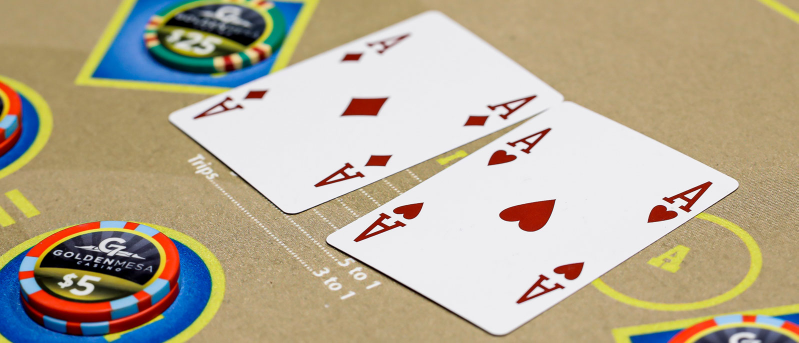
#> input picture opencv01/res/cards.jpg, 1597 x 686 px, given in place of the camera (shown at 1/2 size)
$ python detectshapes01.py
#> lines starting #> are read from the running program, lines starting #| are printed output that depends on the picture; after the words box and inside, x2 and y2 are one past the last pixel; in counts of white or black regions, pixels touching at a corner belong together
### opencv01/cv2utils.py
import numpy as np
import cv2

def stackImages(scale,imgArray):
    rows = len(imgArray)
    cols = len(imgArray[0])
    rowsAvailable = isinstance(imgArray[0], list)
    width = imgArray[0][0].shape[1]
    height = imgArray[0][0].shape[0]
    if rowsAvailable:
        for x in range ( 0, rows):
            for y in range(0, cols):
                if imgArray[x][y].shape[:2] == imgArray[0][0].shape [:2]:
                    imgArray[x][y] = cv2.resize(imgArray[x][y], (0, 0), None, scale, scale)
                else:
                    imgArray[x][y] = cv2.resize(imgArray[x][y], (imgArray[0][0].shape[1], imgArray[0][0].shape[0]), None, scale, scale)
                if len(imgArray[x][y].shape) == 2: imgArray[x][y]= cv2.cvtColor( imgArray[x][y], cv2.COLOR_GRAY2BGR)
        imageBlank = np.zeros((height, width, 3), np.uint8)
        hor = [imageBlank]*rows
        hor_con = [imageBlank]*rows
        for x in range(0, rows):
            hor[x] = np.hstack(imgArray[x])
        ver = np.vstack(hor)
    else:
        for x in range(0, rows):
            if imgArray[x].shape[:2] == imgArray[0].shape[:2]:
                imgArray[x] = cv2.resize(imgArray[x], (0, 0), None, scale, scale)
            else:
                imgArray[x] = cv2.resize(imgArray[x], (imgArray[0].shape[1], imgArray[0].shape[0]), None,scale, scale)
            if len(imgArray[x].shape) == 2: imgArray[x] = cv2.cvtColor(imgArray[x], cv2.COLOR_GRAY2BGR)
        hor= np.hstack(imgArray)
        ver = hor
    return ver

### opencv01/detectshapes01.py
#1. creating a simple image stack with img, imgBlur, and imgGray
#2. then create a trackbar for threshold
#3. then do a canny image
#4. then dilate with a 5,5 kernel

import cv2
import numpy as np
import cv2utils

def empty(a): #called whenever there is a change in the value. but there won't be any right now
    pass

def getContours(img, imgContour):
    contours, hierarchy = cv2.findContours(img, cv2.RETR_EXTERNAL, cv2.CHAIN_APPROX_NONE)
    for cnt in contours:
        area = cv2.contourArea(cnt)
        if area > 2500:
            cv2.drawContours(imgContour, contours, -1, (255, 0, 255), 5)
            peri = cv2.arcLength(cnt, True)
            approx = cv2.approxPolyDP(cnt, 0.02 * peri, True) #0.02*peri is resolution...
            print(approx) #gives points of the
            x, y, w, h = cv2.boundingRect(approx) #capture the corners
            cv2.rectangle(imgContour, (x,y), (x+w, y+h), (0,255,0), 5) #draw the rect boundingbox
            cv2.putText(imgContour, "Points: " + str(len(approx)), (x+w+20, y+20), cv2.FONT_HERSHEY_COMPLEX, .7, (0, 255, 0), 2)
            cv2.putText(imgContour, "Points: " + str(int(area)), (x + w + 20, y + 45), cv2.FONT_HERSHEY_COMPLEX, .7,
                        (0, 255, 0), 2)


#start
w, h = 640, 480

cap = cv2.VideoCapture(0) #this begins the video capture.
cap.set(3, w) #set the width
cap.set(4, h) #set the

#create trackbar
cv2.namedWindow("Parameters")
cv2.resizeWindow("Parameters", 640, 240)
cv2.createTrackbar("Threshold1", "Parameters", 150,255, empty)
cv2.createTrackbar("Threshold2", "Parameters", 255,255, empty)

while True:
    _, img = cap.read() #we dont care about the success of read. it will read.
#> img is the input picture: shape (686, 1597, 3); mean B, G, R 149.2, 171.8, 182.7

    imgContour = img.copy()

    imgBlur = cv2.GaussianBlur(img, (7,7), 1)
    imgGray = cv2.cvtColor(imgBlur, cv2.COLOR_BGR2GRAY) #remember this is not 3 channel
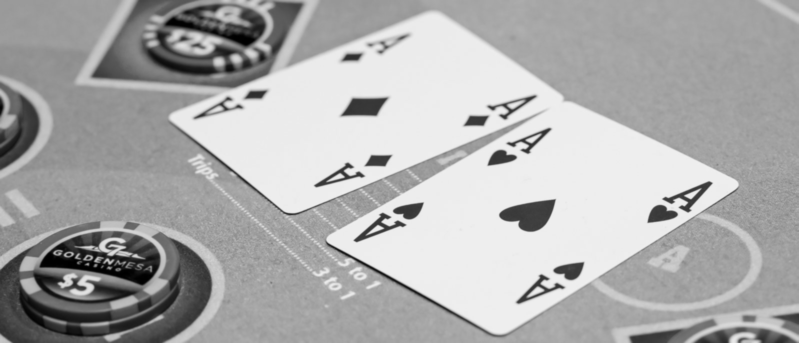
#> imgGray: shape (686, 1597) (shown at 1/2 size); min 0, max 240, mean 172.4
                                                        #but it does not matter if we use the StackImages function

    #read whatever has been selected by the user.
    threshold1 = cv2.getTrackbarPos("Threshold1", "Parameters")
    threshold2 = cv2.getTrackbarPos("Threshold2", "Parameters")
    imgCanny = cv2.Canny(imgGray, threshold1, threshold2)
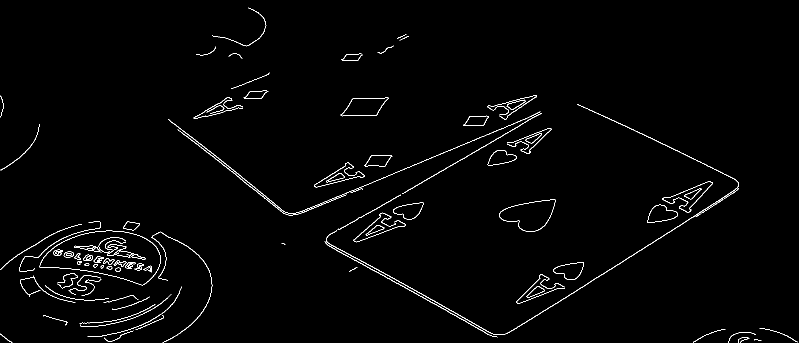
#> imgCanny: shape (686, 1597) (shown at 1/2 size); 1.4% white in thin lines or dots
    kernel = np.ones((5,5))
    imgDil = cv2.dilate(imgCanny, kernel, iterations=1)
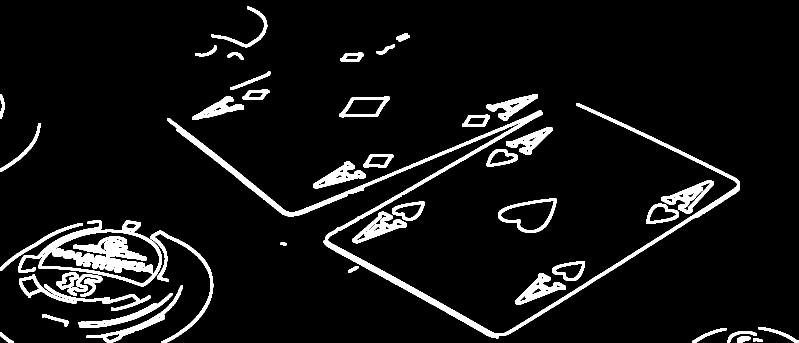
#> imgDil: shape (686, 1597) (shown at 1/2 size); 7.2% white; 44 white regions


    getContours(imgDil, imgContour)
#> in getContours, `contours, hierarchy = cv2.findContours(img, cv2.RETR_EXTERNAL, cv2.CHA..`: contours = 43 contours; largest, box (x1, y1, x2, y2) and area: (36, 440, 323, 573) 20571, (335, 206, 1480, 677) 19276, (996, 396, 1114, 466) 5248, (678, 193, 780, 235) 2894, (1323, 360, 1428, 427) 2782
#> the loop in getContours, `for cnt in contours:` made 43 passes
#> (area, peri, approx, x, y, w, h) on pass 32: (2894, 254, [[779, 195], [703, 195], [678, 232], [753, 233]], 678, 195, 102, 39)
#> (area, peri, x, y, w, h) on passes 17, 19, 20, 23, 24, 31: (2574, 964.5, 315, 461, 112, 225), (20571, 1024.5, 36, 441, 287, 132), (2644.5, 330.3, 705, 424, 109, 60), (5247.5, 324.2, 996, 398, 118, 67), (2782.5, 325.9, 1323, 363, 105, 64), (19276.5, 5701.1, 335, 206, 1145, 471)
#> (printed output is left out)
#> after the loop in getContours, `for cnt in contours:`:
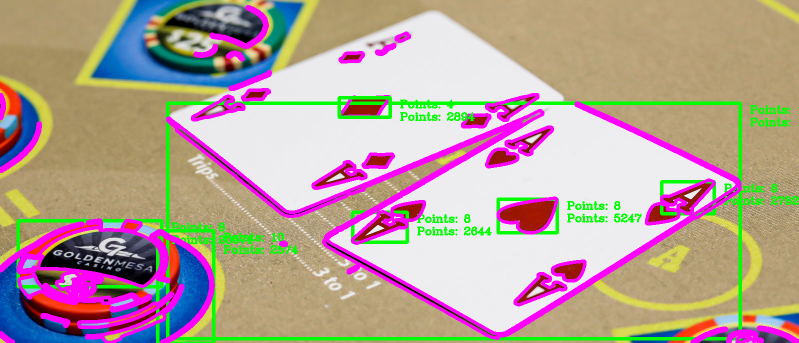
#> imgContour: shape (686, 1597, 3) (shown at 1/2 size); 13.1% of pixels changed, all inside (x1, y1, x2, y2) = (0, 10, 1597, 686)

    #display images stacked. see stackimages01.py
    imgStack = cv2utils.stackImages(1,      ([img, imgGray, imgCanny],
                                                            [imgDil, imgContour,imgContour]))
#> after the loop in stackImages, `for x in range(0, rows):`: hor = 2 items
#> in stackImages, `ver = np.vstack(hor)`:
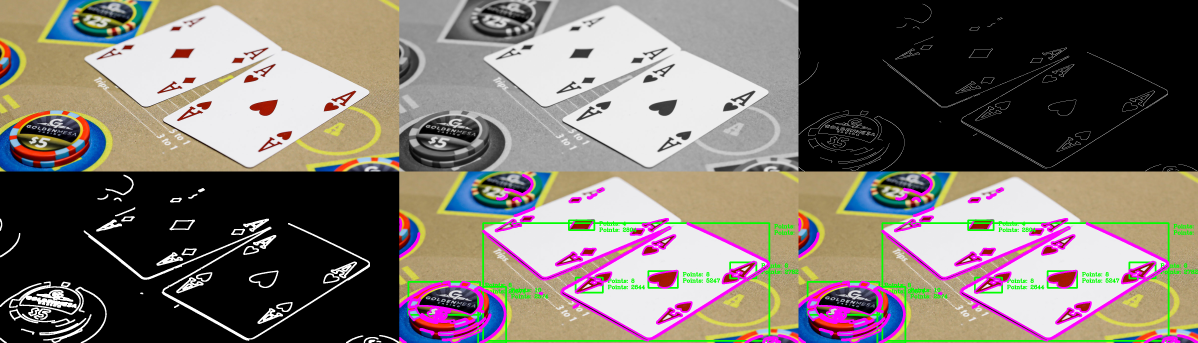
#> ver: shape (1372, 4791, 3) (shown at 1/4 size); mean of channels 0, 1, 2 108, 114.6, 123.4; drawn as B, G, R
    cv2.imshow("ImageStack", imgStack)

    #quit command. always last.
    if cv2.waitKey(1) & 0xFF == ord('q'):
#> (key q is pressed here)
        break

cap.release()
cv2.destroyAllWindows()
